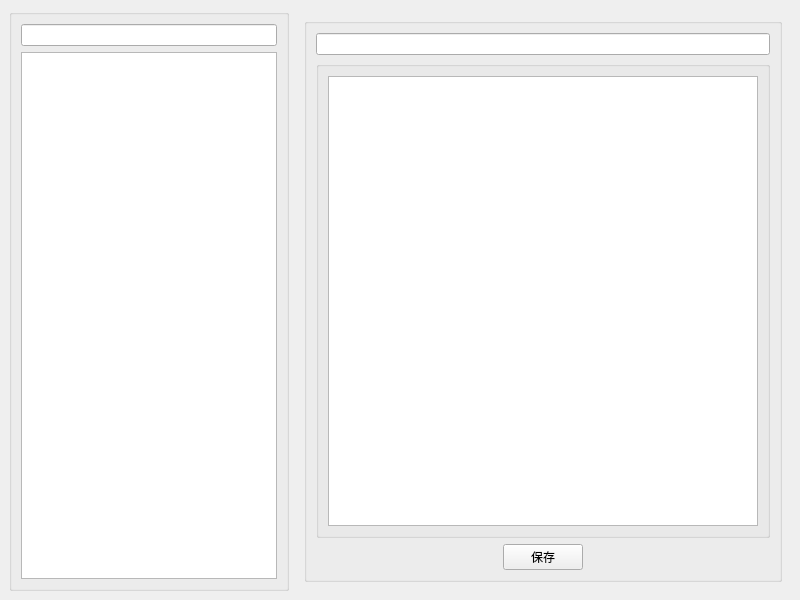
<?xml version="1.0" encoding="UTF-8"?>
<ui version="4.0">
 <class>ManageReagentTestType</class>
 <widget class="QMainWindow" name="ManageReagentTestType">
  <property name="geometry">
   <rect>
    <x>0</x>
    <y>0</y>
    <width>800</width>
    <height>600</height>
   </rect>
  </property>
  <property name="windowTitle">
   <string>试剂项目管理</string>
  </property>
  <property name="windowIcon">
   <iconset resource="../Icon.qrc">
    <normaloff>:/images/clipboard.png</normaloff>:/images/clipboard.png</iconset>
  </property>
  <widget class="QWidget" name="centralwidget">
   <layout class="QHBoxLayout" name="horizontalLayout">
    <item>
     <widget class="QGroupBox" name="groupBox_3">
      <property name="sizePolicy">
       <sizepolicy hsizetype="Fixed" vsizetype="Preferred">
        <horstretch>0</horstretch>
        <verstretch>0</verstretch>
       </sizepolicy>
      </property>
      <property name="title">
       <string/>
      </property>
      <layout class="QVBoxLayout" name="verticalLayout">
       <item>
        <widget class="QLineEdit" name="inputKeyword"/>
       </item>
       <item>
        <widget class="QTreeWidget" name="treeWidget">
         <attribute name="headerVisible">
          <bool>false</bool>
         </attribute>
         <column>
          <property name="text">
           <string notr="true">1</string>
          </property>
         </column>
        </widget>
       </item>
      </layout>
     </widget>
    </item>
    <item>
     <widget class="QWidget" name="widget" native="true">
      <layout class="QVBoxLayout" name="verticalLayout_3">
       <item>
        <widget class="QGroupBox" name="groupBox">
         <property name="title">
          <string/>
         </property>
         <layout class="QVBoxLayout" name="verticalLayout_2">
          <item>
           <widget class="QLineEdit" name="input2"/>
          </item>
          <item>
           <widget class="QGroupBox" name="groupBox_2">
            <property name="title">
             <string/>
            </property>
            <layout class="QHBoxLayout" name="horizontalLayout_3">
             <item>
              <widget class="QTreeWidget" name="treeWidget_2">
               <attribute name="headerVisible">
                <bool>false</bool>
               </attribute>
               <column>
                <property name="text">
                 <string notr="true">1</string>
                </property>
               </column>
              </widget>
             </item>
            </layout>
           </widget>
          </item>
          <item>
           <layout class="QHBoxLayout" name="horizontalLayout_2">
            <item>
             <spacer name="horizontalSpacer">
              <property name="orientation">
               <enum>Qt::Horizontal</enum>
              </property>
              <property name="sizeHint" stdset="0">
               <size>
                <width>40</width>
                <height>20</height>
               </size>
              </property>
             </spacer>
            </item>
            <item>
             <widget class="QPushButton" name="btnSave">
              <property name="text">
               <string>保存</string>
              </property>
             </widget>
            </item>
            <item>
             <spacer name="horizontalSpacer_2">
              <property name="orientation">
               <enum>Qt::Horizontal</enum>
              </property>
              <property name="sizeHint" stdset="0">
               <size>
                <width>40</width>
                <height>20</height>
               </size>
              </property>
             </spacer>
            </item>
           </layout>
          </item>
         </layout>
        </widget>
       </item>
      </layout>
     </widget>
    </item>
   </layout>
  </widget>
 </widget>
 <resources>
  <include location="../Icon.qrc"/>
 </resources>
 <connections/>
</ui>
